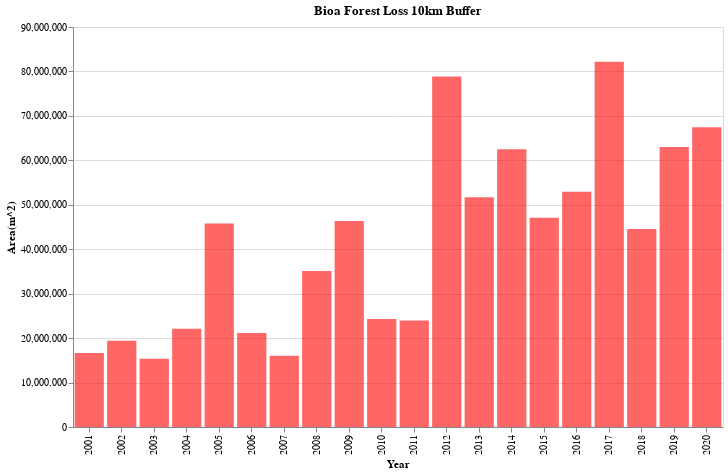

Notebook code for this chart:
### Code cell
alt.Chart(forest_loss_bioay_10km_clean, title='Bioa Forest Loss 10km Buffer').mark_bar().encode(
    alt.X('Year:N'),
    alt.Y('Area(m^2):Q'),
    alt.Tooltip(['Year', 'Area(m^2)']),
    color = alt.value('red'),
    opacity = alt.value(0.6),
).properties(
    width = 650,
    height = 400
)

### Figure 1 — Vega-Lite specification as saved in the notebook (floating-point values rounded to 4 significant figures)
{"config": {"view": {"continuousWidth": 400, "continuousHeight": 300}}, "data": {"name": "data-80f0b4a655dd448e5072adb56465dc5d"}, "mark": "bar", "encoding": {"color": {"value": "red"}, "opacity": {"value": 0.6}, "tooltip": [{"type": "quantitative", "field": "Year"}, {"type": "quantitative", "field": "Area(m^2)"}], "x": {"type": "nominal", "field": "Year"}, "y": {"type": "quantitative", "field": "Area(m^2)"}}, "height": 400, "title": "Bioa Forest Loss 10km Buffer", "width": 650, "$schema": "https://vega.github.io/schema/vega-lite/v4.8.1.json", "datasets": {"data-80f0b4a655dd448e5072adb56465dc5d": [{"Year": 2001, "Pixel Count": 22050, "Area(m^2)": 16640000.0}, {"Year": 2002, "Pixel Count": 25738, "Area(m^2)": 19430000.0}, {"Year": 2003, "Pixel Count": 20320, "Area(m^2)": 15340000.0}, {"Year": 2004, "Pixel Count": 29300, "Area(m^2)": 22120000.0}, {"Year": 2005, "Pixel Count": 60668, "Area(m^2)": 45790000.0}, {"Year": 2006, "Pixel Count": 28031, "Area(m^2)": 21160000.0}, {"Year": 2007, "Pixel Count": 21266, "Area(m^2)": 16050000.0}, {"Year": 2008, "Pixel Count": 46502, "Area(m^2)": 35100000.0}, {"Year": 2009, "Pixel Count": 61422, "Area(m^2)": 46360000.0}, {"Year": 2010, "Pixel Count": 32185, "Area(m^2)": 24290000.0}, {"Year": 2011, "Pixel Count": 31754, "Area(m^2)": 23970000.0}, {"Year": 2012, "Pixel Count": 104480, "Area(m^2)": 78870000.0}, {"Year": 2013, "Pixel Count": 68452, "Area(m^2)": 51670000.0}, {"Year": 2014, "Pixel Count": 82818, "Area(m^2)": 62510000.0}, {"Year": 2015, "Pixel Count": 62343, "Area(m^2)": 47060000.0}, {"Year": 2016, "Pixel Count": 70110, "Area(m^2)": 52920000.0}, {"Year": 2017, "Pixel Count": 108875, "Area(m^2)": 82180000.0}, {"Year": 2018, "Pixel Count": 59018, "Area(m^2)": 44550000.0}, {"Year": 2019, "Pixel Count": 83442, "Area(m^2)": 62990000.0}, {"Year": 2020, "Pixel Count": 89372, "Area(m^2)": 67460000.0}]}}
